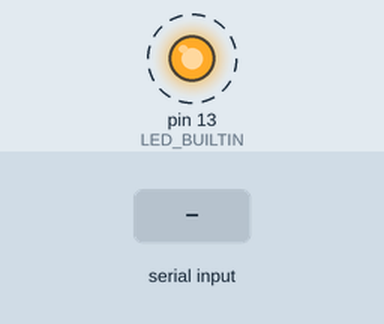
Recording of a sketch running on a simulated Arduino Mega 2560, built with avr-gcc and run on an emulated ATmega2560. On the bench: output pins drawn as LEDs (lit = HIGH). Dashed ring = blinking. The inputs (shaded band) are chosen by the test bench. What the sketch prints to the serial monitor is not drawn.

Above: at 0.01 s.
At 1.2 s:
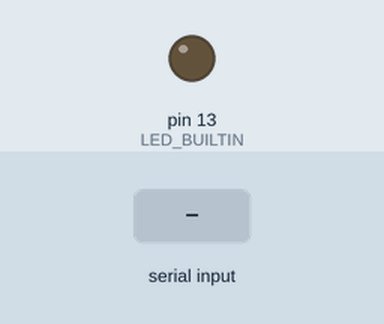
1.3 s: "DRV 1\n" received over Serial
3.1 s: "GIM 1\n" received over the second serial link
4.6 s: "DRV\n" received over Serial
6.1 s: "GIM\n" received over the second serial link
7.6 s: "FIRE\n" received over Serial
9.1 s: "INTAKE\n" received over the second serial link
Timing chart, 0 to 11.6 s (numbered marks = the images above; inputs shaded):
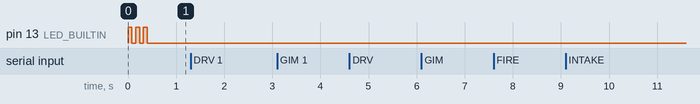

The sketch:

mega_station_test.ino
```cpp
// Arduino Mega 2560 LED test for the real driver-station GUI over the Pico WiFi link.
// Nothing here drives a motor: every key press in the GUI shows up as a flash count on the
// Mega's built-in "L" LED (pin 13), and STA telemetry goes back so the GUI sees a live link.
//
// The GUI sends commands, not key names (scripts/robot/protocol.py), so the key is worked
// out from which value just became non-zero. A key plays its pattern once, when pressed.
//
//   Key        Command                 LED
//   W / S      DRV vx > 0 / < 0        1 / 2 short flashes
//   A / D      DRV vy < 0 / > 0        3 / 4 short flashes
//   ← / →      DRV w  < 0 / > 0        5 / 6 short flashes
//   I / K      GIM pitch > 0 / < 0     1 / 2 long flashes
//   J / L      GIM yaw   < 0 / > 0     3 / 4 long flashes
//   Space      FIRE (only when ARMED)  fast flicker, 1 s
//   F          INTAKE 1 / 0            one 1.5 s glow
//   Esc        STOP                    LED off, pattern cancelled
//
// Every command that changes something is also printed on the USB Serial monitor (115200).
// The same commands typed into that monitor are obeyed too, so the LED patterns can be
// checked with the Mega alone, before the link is involved.
//
// Telemetry: "STA <battery> <pitch> <yaw> <flags>" at 10 Hz on Serial1 TX, only while PINGs
// keep arriving, so "link: OK" in the GUI means the round trip works. No battery sensor, so
// battery is reported as 0.
//
// Wiring:
//   Pico GP0 (pin 1)  -> Mega pin 19 (RX1)            direct; 3.3 V reads as high on the Mega
//   Mega pin 18 (TX1) -> divider -> Pico GP1 (pin 2)  5 V must come down to ~3.3 V first
//   Mega GND          -> Pico GND                      common ground is required
// See link/README.md for the divider.

#include <Arduino.h>

const unsigned long LINK_BAUD    = 115200;
const unsigned long DEBUG_BAUD   = 115200;
const unsigned long TIMEOUT_MS   = 300;    // protocol.TIMEOUT_MS: stop after this much silence
const unsigned long STA_EVERY_MS = 100;    // 10 Hz, matching the GUI's heartbeat
const float GIM_DEG_PER_TICK = 2.0;        // same integration as driver.MockDriver

const unsigned int SHORT_ON = 150, SHORT_OFF = 200;
const unsigned int LONG_ON = 500, LONG_OFF = 300;

const uint8_t MAX_LINE_LEN = 64;

struct LineReader {
  char buf[MAX_LINE_LEN + 1];
  uint8_t len;
  bool overflow;
};
LineReader linkReader = {{0}, 0, false};
LineReader usbReader = {{0}, 0, false};

float drv[3] = {0, 0, 0};       // vx, vy, w
float gimRate[2] = {0, 0};      // pitch, yaw
float pitchDeg = 0, yawDeg = 0;
bool intakeOn = false;

unsigned long lastRxMs = 0;
unsigned long lastPingMs = 0;
bool havePing = false;
bool stopped = true;
unsigned long nextStaMs = 0;

// Pattern player: `flashesLeft` on/off pairs, non-blocking.
uint8_t flashesLeft = 0;
unsigned int onMs = 0, offMs = 0;
bool ledOn = false;
unsigned long nextEdgeMs = 0;

void play(uint8_t count, unsigned int on, unsigned int off) {
  flashesLeft = count;
  onMs = on;
  offMs = off;
  ledOn = true;
  digitalWrite(LED_BUILTIN, HIGH);
  nextEdgeMs = millis() + on;
}

void cancelPattern() {
  flashesLeft = 0;
  ledOn = false;
  digitalWrite(LED_BUILTIN, LOW);
}

void updateLed() {
  if (flashesLeft == 0 || (long)(millis() - nextEdgeMs) < 0) return;
  if (ledOn) {
    ledOn = false;
    digitalWrite(LED_BUILTIN, LOW);
    flashesLeft--;
    nextEdgeMs += offMs;
  } else {
    ledOn = true;
    digitalWrite(LED_BUILTIN, HIGH);
    nextEdgeMs += onMs;
  }
}

// Plays `pos` flashes if `now` turned positive, `neg` if it turned negative.
// Returns true if it played something.
bool pressed(float before, float now, uint8_t pos, uint8_t neg,
             unsigned int on, unsigned int off, const __FlashStringHelper *name) {
  bool wasPos = before > 0, wasNeg = before < 0;
  if (now > 0 && !wasPos) {
    play(pos, on, off);
  } else if (now < 0 && !wasNeg) {
    play(neg, on, off);
  } else {
    return false;
  }
  Serial.print(F("key: "));
  Serial.print(name);
  Serial.println(now > 0 ? F(" +") : F(" -"));
  return true;
}

void allStop(const __FlashStringHelper *why) {
  drv[0] = drv[1] = drv[2] = 0;
  gimRate[0] = gimRate[1] = 0;
  intakeOn = false;
  cancelPattern();
  if (!stopped) {
    Serial.print(F("STOP ("));
    Serial.print(why);
    Serial.println(F(")"));
  }
  stopped = true;
}

// Parses exactly `n` space-separated floats from `rest`, clamped to -1..1.
bool parseFloats(char *rest, float *out, uint8_t n) {
  uint8_t got = 0;
  for (char *tok = strtok(rest, " "); tok != NULL; tok = strtok(NULL, " ")) {
    if (got == n) return false;
    char *end;
    double v = strtod(tok, &end);
    if (*end != '\0') return false;
    out[got++] = constrain(v, -1.0, 1.0);
  }
  return got == n;
}

void handleLine(char *line) {
  char *rest = strchr(line, ' ');
  if (rest) *rest++ = '\0';
  else rest = line + strlen(line);

  if (strcmp(line, "PING") == 0) {
    lastPingMs = millis();
    havePing = true;
    return;                                   // 10 Hz: too frequent to echo
  }
  if (strcmp(line, "STOP") == 0 || strcmp(line, "S") == 0) {
    allStop(strcmp(line, "S") == 0 ? F("link failsafe") : F("GUI"));
    return;
  }
  stopped = false;
  if (strcmp(line, "DRV") == 0) {
    float v[3];
    if (!parseFloats(rest, v, 3)) goto bad;
    // Strafe is +right in the protocol: D is +vy, A is -vy. Rotate: → is +w.
    pressed(drv[0], v[0], 1, 2, SHORT_ON, SHORT_OFF, F("W/S"));
    pressed(drv[1], v[1], 4, 3, SHORT_ON, SHORT_OFF, F("D/A"));
    pressed(drv[2], v[2], 6, 5, SHORT_ON, SHORT_OFF, F("right/left"));
    memcpy(drv, v, sizeof drv);
  } else if (strcmp(line, "GIM") == 0) {
    float v[2];
    if (!parseFloats(rest, v, 2)) goto bad;
    pressed(gimRate[0], v[0], 1, 2, LONG_ON, LONG_OFF, F("I/K"));
    pressed(gimRate[1], v[1], 4, 3, LONG_ON, LONG_OFF, F("L/J"));
    memcpy(gimRate, v, sizeof gimRate);
    pitchDeg = constrain(pitchDeg + gimRate[0] * GIM_DEG_PER_TICK, -90.0, 90.0);
    yawDeg = fmod(yawDeg + gimRate[1] * GIM_DEG_PER_TICK + 360.0, 360.0);
  } else if (strcmp(line, "FIRE") == 0) {
    long n = strtol(rest, NULL, 10);
    if (n < 1 || n > 10) goto bad;
    Serial.print(F("FIRE "));
    Serial.println(n);
    play(10, 50, 50);
  } else if (strcmp(line, "INTAKE") == 0) {
    if (strcmp(rest, "0") != 0 && strcmp(rest, "1") != 0) goto bad;
    intakeOn = rest[0] == '1';
    Serial.print(F("INTAKE "));
    Serial.println(intakeOn ? 1 : 0);
    play(1, 1500, 0);
  } else {
    goto bad;
  }
  return;

bad:
  Serial.print(F("bad line: "));
  Serial.print(line);
  if (*rest) {
    Serial.print(' ');
    Serial.print(rest);
  }
  Serial.println();
}

void sendStatus() {
  // flags: bit 0 armed (not known here), bit 1 intake, bit 2 fault
  Serial1.print(F("STA 0.00 "));
  Serial1.print(pitchDeg, 1);
  Serial1.print(' ');
  Serial1.print(yawDeg, 1);
  Serial1.print(' ');
  Serial1.println(intakeOn ? 2 : 0);
}

void setup() {
  pinMode(LED_BUILTIN, OUTPUT);
  digitalWrite(LED_BUILTIN, LOW);
  Serial.begin(DEBUG_BAUD);
  Serial1.begin(LINK_BAUD);
  play(3, 80, 80);            // boot flashes, so a reset is visible without the monitor
  Serial.println(F("mega_station_test ready, listening on Serial1"));
}

// Feeds one byte; runs handleLine on each complete line.
void feed(LineReader &r, char c) {
  if (c == '\r') return;
  if (c == '\n') {
    if (r.overflow) {
      Serial.println(F("bad line: too long, dropped"));
    } else if (r.len > 0) {
      r.buf[r.len] = '\0';
      handleLine(r.buf);
    }
    r.len = 0;
    r.overflow = false;
  } else if (r.len < MAX_LINE_LEN) {
    r.buf[r.len++] = c;
  } else {
    r.overflow = true;
  }
}

void loop() {
  while (Serial1.available() > 0) {
    lastRxMs = millis();
    feed(linkReader, Serial1.read());
  }
  while (Serial.available() > 0) {
    lastRxMs = millis();
    feed(usbReader, Serial.read());
  }

  unsigned long now = millis();
  if (!stopped && now - lastRxMs > TIMEOUT_MS) {
    allStop(F("timeout, nothing on Serial1"));
  }
  if (havePing && now - lastPingMs <= TIMEOUT_MS && (long)(now - nextStaMs) >= 0) {
    sendStatus();
    nextStaMs = now + STA_EVERY_MS;
  }
  updateLed();
}
```

Measured:
- after the input at 1.3 s, every drawn part: stays the same
- after the input at 3.1 s, every drawn part: stays the same
- after the input at 4.6 s, every drawn part: stays the same
- after the input at 6.1 s, every drawn part: stays the same
- after the input at 7.6 s, every drawn part: stays the same
- after the input at 9.1 s, every drawn part: stays the same
- by itself, pin 13 (LED_BUILTIN): alternates HIGH for 0.08 s and LOW for 0.08 s, 5 changes in all, then stays LOW
